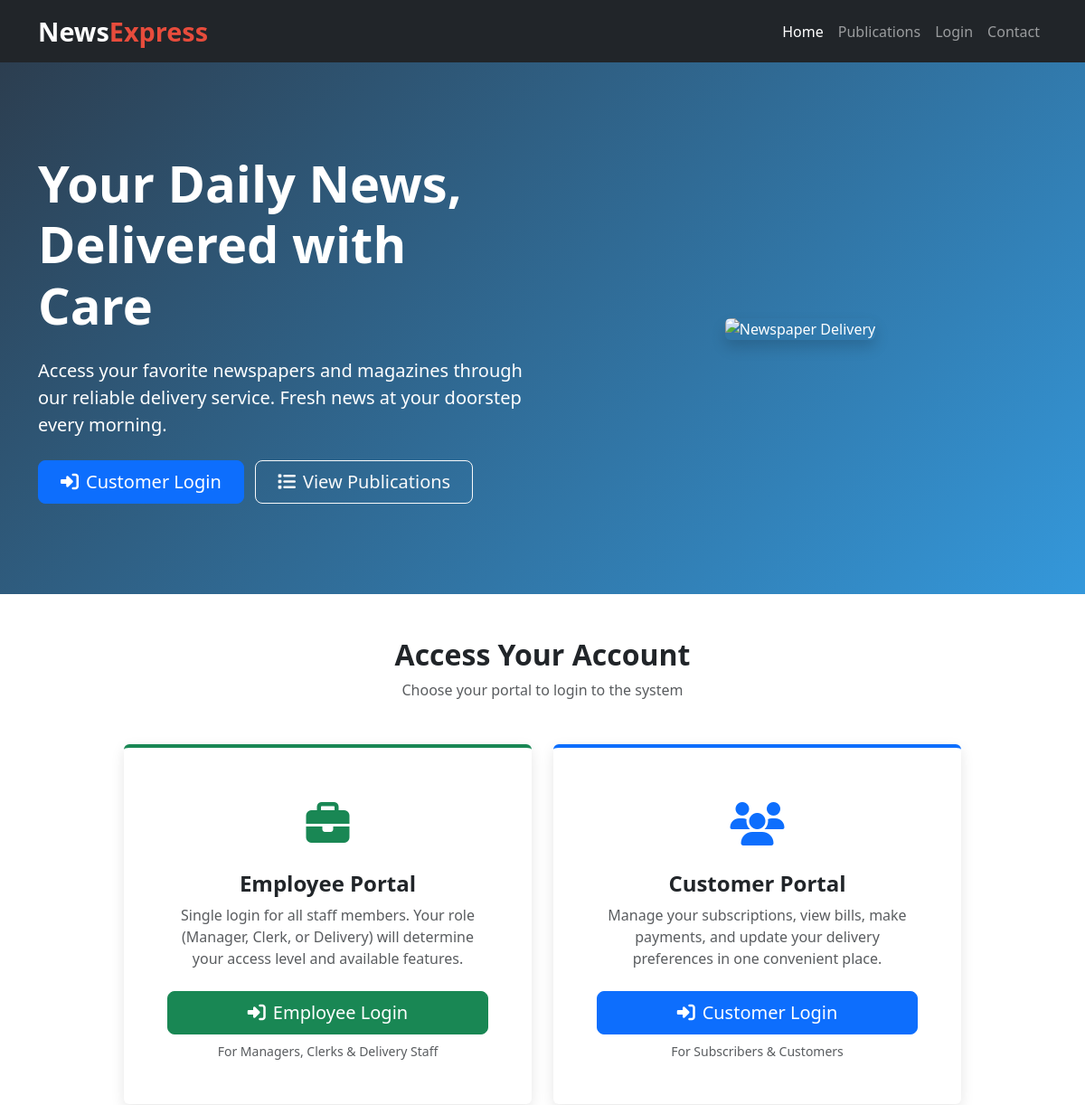
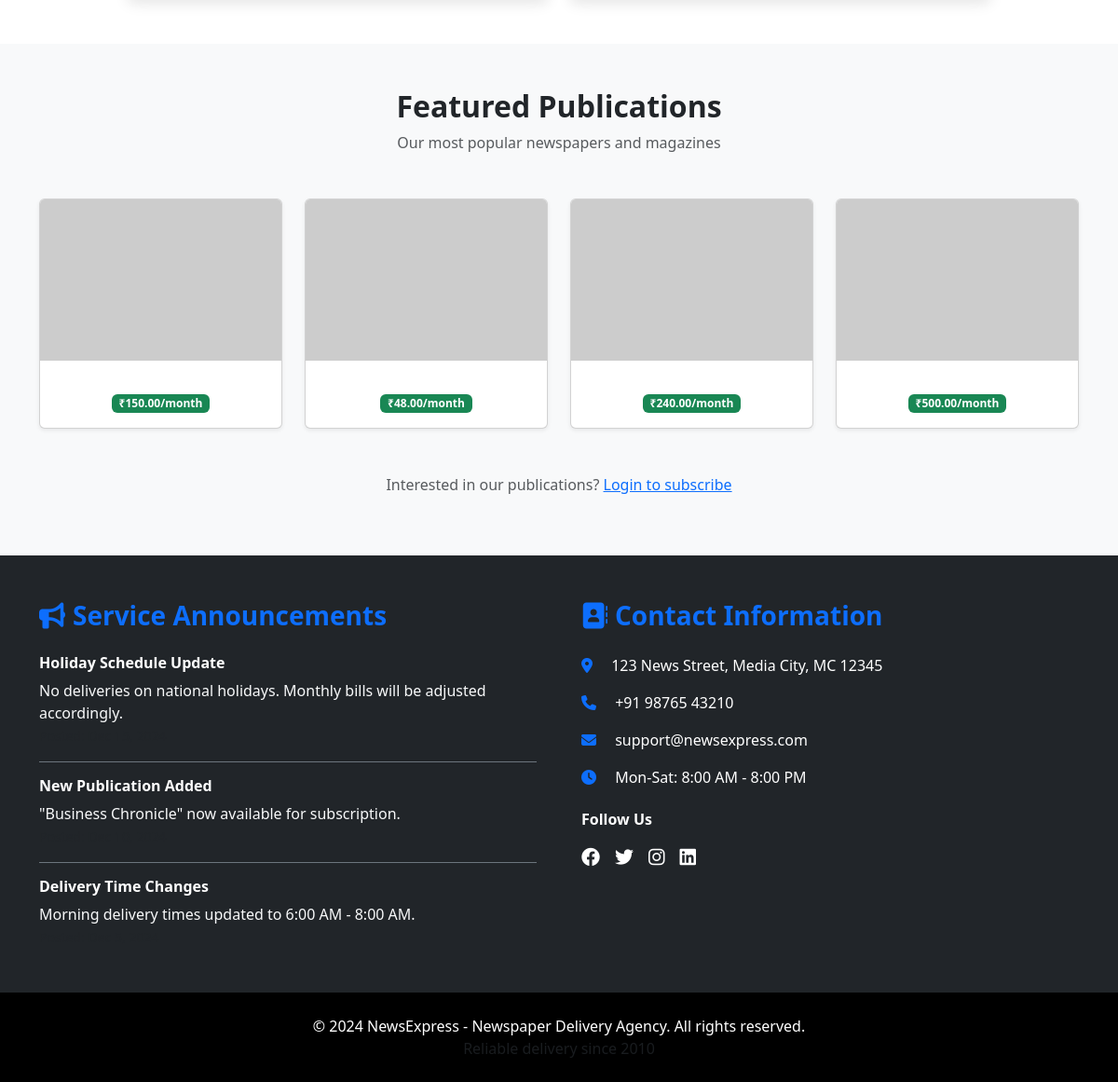
The page / on the database its author committed (2 pictures, top to bottom).
### naas/models.py (models this page shows, shortened)
class Publication(models.Model):
    TYPE_CHOICES = (
        ('newspaper', 'Newspaper'),
        ('magazine', 'Magazine'),
    )
    FREQUENCY_CHOICES = (
        ('daily', 'Daily'),
        ('weekly', 'Weekly'),
        ('monthly', 'Monthly'),
    )
    publication_id = models.UUIDField(primary_key=True, default=uuid.uuid4, editable=False)
    title = models.CharField(max_length=200)
    type = models.CharField(max_length=20, choices=TYPE_CHOICES)
    monthly_price = models.DecimalField(max_digits=10, decimal_places=2)
    frequency = models.CharField(max_length=20, choices=FREQUENCY_CHOICES)
    publisher = models.CharField(max_length=200)
    description = models.TextField(blank=True)
    image_url = models.URLField(blank=True, null=True)
    is_available = models.BooleanField(default=True)
    created_at = models.DateTimeField(auto_now_add=True)
    class Meta:
        db_table = 'publication'

### naas/views.py (the view)
# urls.py: path('', views.home, name='home'),
def home(request):
    context = {
        'hero_image_url': 'https://images.unsplash.com/photo-1588681664899-f142ff2dc9b1?ixlib=rb-4.0.3&auto=format&fit=crop&w=1000&q=80',
        'publications': Publication.objects.filter(is_available=True)[:8]  # Show only 8 publications
    }
    return render(request, 'naas/home.html', context)

### templates/naas/home.html (shortened to what this page needs)
{% extends 'naas/base.html' %}
{% load static %}
{% block content %}
<nav class="navbar navbar-expand-lg navbar-dark bg-dark sticky-top">
    <div class="container">
        <a class="navbar-brand" href="{% url 'home' %}">
            News<span class="brand-accent">Express</span>
        </a>
        <div class="collapse navbar-collapse" id="navbarNav">
            <ul class="navbar-nav ms-auto">
                <li class="nav-item">
                    <a class="nav-link active" href="{% url 'home' %}">Home</a>
                </li>
                <li class="nav-item">
                    <a class="nav-link" href="#publications">Publications</a>
                </li>
                <li class="nav-item">
                    <a class="nav-link" href="#login">Login</a>
                </li>
                <li class="nav-item">
                    <a class="nav-link" href="#contact">Contact</a>
                </li>
            </ul>
        </div>
    </div>
</nav>
<section class="hero-section">
    <div class="container">
        <div class="row align-items-center">
            <div class="col-lg-6">
                <h1 class="display-4 fw-bold mb-4">Your Daily News, Delivered with Care</h1>
                <p class="lead mb-4">Access your favorite newspapers and magazines through our reliable delivery service. Fresh news at your doorstep every morning.</p>
                <a href="#login" class="btn btn-primary btn-lg px-4 me-2">
                    <i class="fas fa-sign-in-alt me-2"></i>Customer Login
                </a>
                <a href="#publications" class="btn btn-outline-light btn-lg px-4">
                    <i class="fas fa-list me-2"></i>View Publications
                </a>
            </div>
            <div class="col-lg-6 text-center">
                <img src="{{ hero_image_url }}" alt="Newspaper Delivery" class="img-fluid rounded shadow">
            </div>
        </div>
    </div>
</section>
<section id="login" class="py-5">
    <div class="container">
        <div class="text-center mb-5">
            <h2 class="fw-bold">Access Your Account</h2>
            <p class="text-muted">Choose your portal to login to the system</p>
        </div>
        <div class="row justify-content-center">
            <div class="col-md-6 col-lg-5">
                <div class="card portal-card h-100 border-top border-4 border-success">
                    <div class="card-body text-center p-5">
                        <div class="portal-icon text-success">
                            <i class="fas fa-briefcase"></i>
                        </div>
                        <h4 class="card-title fw-bold">Employee Portal</h4>
                        <p class="card-text text-muted mb-4">
                            Single login for all staff members. Your role (Manager, Clerk, or Delivery) will determine your access level and available features.
                        </p>
                        <a href="{% url 'employee_login' %}" class="btn btn-success btn-lg w-100">
                            <i class="fas fa-sign-in-alt me-2"></i>Employee Login
                        </a>
                        <small class="text-muted mt-2 d-block">For Managers, Clerks & Delivery Staff</small>
                    </div>
                </div>
            </div>
            <div class="col-md-6 col-lg-5">
                <div class="card portal-card h-100 border-top border-4 border-primary">
                    <div class="card-body text-center p-5">
                        <div class="portal-icon text-primary">
                            <i class="fas fa-users"></i>
                        </div>
                        <h4 class="card-title fw-bold">Customer Portal</h4>
                        <p class="card-text text-muted mb-4">
                            Manage your subscriptions, view bills, make payments, and update your delivery preferences in one convenient place.
                        </p>
                        <a href="{% url 'customer_login' %}" class="btn btn-primary btn-lg w-100">
                            <i class="fas fa-sign-in-alt me-2"></i>Customer Login
                        </a>
                        <small class="text-muted mt-2 d-block">For Subscribers & Customers</small>
                    </div>
                </div>
            </div>
        </div>
    </div>
</section>
<section id="publications" class="py-5 bg-light-custom">
    <div class="container">
        <div class="text-center mb-5">
            <h2 class="fw-bold">Featured Publications</h2>
            <p class="text-muted">Our most popular newspapers and magazines</p>
        </div>
        <div class="row g-4">
            {% for publication in publications %}
            <div class="col-md-6 col-lg-3">
                <div class="card featured-card h-100 shadow-sm">
                    <img src="{{ publication.image_url|default:'https://via.placeholder.com/300x200' }}" class="card-img-top" alt="{{ publication.name }}">
                    <div class="card-body text-center">
                        <span class="badge bg-success">₹{{ publication.monthly_price }}/month</span>
                    </div>
                </div>
            </div>
            {% empty %}
            <div class="col-12 text-center">
                <p class="text-muted">No publications available at the moment.</p>
            </div>
            {% endfor %}
        </div>
        <div class="text-center mt-5">
            <p class="text-muted">Interested in our publications? <a href="#login" class="text-primary">Login to subscribe</a></p>
        </div>
    </div>
</section>
<section id="contact" class="py-5 bg-dark text-white">
    <div class="container">
        <div class="row g-5">
            <div class="col-lg-6">
                <h3 class="fw-bold mb-4 text-primary">
                    <i class="fas fa-bullhorn me-2"></i>Service Announcements
                </h3>
                <div class="announcement-item border-bottom border-secondary pb-3 mb-3">
                    <h6 class="fw-bold">Holiday Schedule Update</h6>
                    <p class="mb-0 text-light">No deliveries on national holidays. Monthly bills will be adjusted accordingly.</p>
                    <small class="text-muted">Posted: Dec 15, 2024</small>
                </div>
                <div class="announcement-item border-bottom border-secondary pb-3 mb-3">
                    <h6 class="fw-bold">New Publication Added</h6>
                    <p class="mb-0 text-light">"Business Chronicle" now available for subscription.</p>
                    <small class="text-muted">Posted: Dec 10, 2024</small>
                </div>
                <div class="announcement-item">
                    <h6 class="fw-bold">Delivery Time Changes</h6>
                    <p class="mb-0 text-light">Morning delivery times updated to 6:00 AM - 8:00 AM.</p>
                    <small class="text-muted">Posted: Dec 5, 2024</small>
                </div>
            </div>
            <div class="col-lg-6">
                <h3 class="fw-bold mb-4 text-primary">
                    <i class="fas fa-address-book me-2"></i>Contact Information
                </h3>
                <div class="contact-info">
                    <p class="mb-3">
                        <i class="fas fa-map-marker-alt text-primary me-3"></i>
                        123 News Street, Media City, MC 12345
                    </p>
                    <p class="mb-3">
                        <i class="fas fa-phone text-primary me-3"></i>
                        +91 98765 43210
                    </p>
                    <p class="mb-3">
                        <i class="fas fa-envelope text-primary me-3"></i>
                        support@newsexpress.com
                    </p>
                    <p class="mb-3">
                        <i class="fas fa-clock text-primary me-3"></i>
                        Mon-Sat: 8:00 AM - 8:00 PM
                    </p>
                </div>
                <div class="mt-4">
                    <h6 class="fw-bold mb-3">Follow Us</h6>
                    <div class="d-flex gap-3">
                        <a href="#" class="text-white fs-5"><i class="fab fa-facebook"></i></a>
                        <a href="#" class="text-white fs-5"><i class="fab fa-twitter"></i></a>
                        <a href="#" class="text-white fs-5"><i class="fab fa-instagram"></i></a>
                        <a href="#" class="text-white fs-5"><i class="fab fa-linkedin"></i></a>
                    </div>
                </div>
            </div>
        </div>
    </div>
</section>
<footer class="bg-black text-white py-4">
    <div class="container text-center">
        <p class="mb-0">&copy; 2024 NewsExpress - Newspaper Delivery Agency. All rights reserved.</p>
        <p class="mb-0 text-muted">Reliable delivery since 2010</p>
    </div>
</footer>
{% endblock %}

### templates/naas/home.html (style rules this page uses)
.hero-section { background: linear-gradient(135deg, #2c3e50, #3498db); color: white; padding: 100px 0; }
.portal-card { transition: transform 0.3s ease; border: none; box-shadow: 0 5px 15px rgba(0,0,0,0.1); }
.portal-icon { font-size: 3rem; margin-bottom: 1rem; }
.featured-card { transition: transform 0.3s ease; }
.bg-light-custom { background-color: #f8f9fa !important; }
.navbar-brand { font-weight: bold; font-size: 1.8rem; }
.brand-accent { color: #e74c3c; }
html { scroll-behavior: smooth; }

### rows shown on the page
Publication: monthly_price "150.00"
Publication: monthly_price "48.00"
Publication: monthly_price "240.00"
Publication: monthly_price "500.00"
